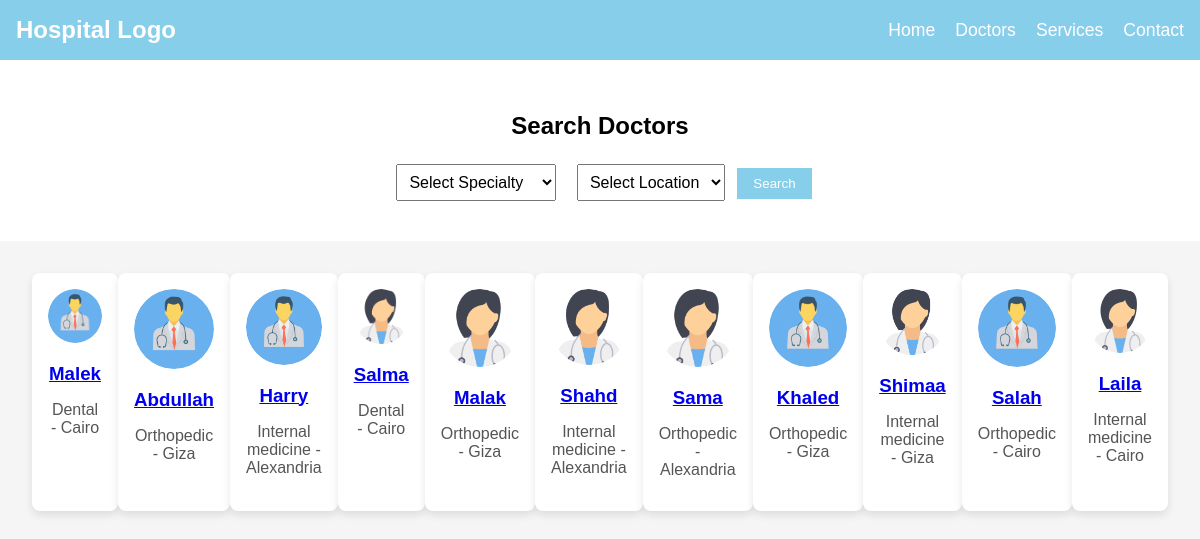
/home/, run on the app's committed database.
### HospitalSystem/models.py (models this page shows, shortened)
class Doctor(models.Model):
    name = models.CharField(max_length=100)
    specialty = models.CharField(max_length=100)
    location = models.CharField(max_length=100)
    image = models.ImageField(upload_to='doctor_images/', null=True, blank=True)

### HospitalSystem/views.py (the view)
# urls.py: path("home/",views.search_doctors , name='index'),
def search_doctors(request):
    specialty = request.GET.get('specialty', '')
    location = request.GET.get('location', '')
    doctors = Doctor.objects.all()
    if specialty:
        doctors = doctors.filter(specialty__icontains=specialty)
    if location:
        doctors = doctors.filter(location__icontains=location)
    return render(request, 'HospitalSystem/index.html', {'doctors': doctors})

### HospitalSystem/templates/HospitalSystem/index.html (shortened to what this page needs)
<!DOCTYPE html>
<html lang="en">
<head>
  {% load static %}
    <link rel="stylesheet" href="{% static 'HospitalSystem\styles.css' %}">
</head>
<body>
    <nav class="navbar">
        <div class="logo">Hospital Logo</div>
        <ul class="nav-links">
            <li><a href="#">Home</a></li>
            <li><a href="#">Doctors</a></li>
            <li><a href="#">Services</a></li>
            <li><a href="#">Contact</a></li>
        </ul>
    </nav>
    <div class="search-container">
        <h2>Search Doctors</h2>
        <form method="GET" action="{% url 'index' %}">
            <select name="specialty">
                <option value="">Select Specialty</option>
            </select>
            <select name="location">
                <option value="">Select Location</option>
            </select>
            <button type="submit">Search</button>
        </form>
    </div>
    <section class="doctors-section">
        {% for doctor in doctors %}
            <div class="doctor-card">
              {% if doctor.image %}
                <img src="{{ doctor.image.url }}" alt="{{ doctor.name }}">
              {% else %}
                <p>No image available</p>
              {% endif %}
              <h3><a href="{% url 'doctord' doctor.id %}">{{ doctor.name }}</a></h3>
                <p>{{ doctor.specialty }} - {{ doctor.location }}</p>
            </div>
        {% empty %}
            <p>No doctors found matching your criteria.</p>
        {% endfor %}
    </section>
</body>
</html>

### HospitalSystem/static/HospitalSystem/styles.css (style rules this page uses)
body { font-family: Arial, sans-serif; margin: 0; padding: 0; background-color: #f5f5f5; }
.navbar { background-color: #87CEEB; padding: 1rem; display: flex; justify-content: space-between; align-items: center; color: white; }
.navbar .logo { font-size: 1.5rem; font-weight: bold; }
.navbar .nav-links { list-style-type: none; margin: 0; padding: 0; display: flex; }
.navbar .nav-links li { margin-left: 20px; }
.navbar .nav-links li a { color: white; text-decoration: none; font-size: 1.1rem; }
.search-container { padding: 2rem; background-color: white; text-align: center; }
.search-container h2 { margin-bottom: 1rem; }
.search-container select { padding: 0.5rem; margin: 0.5rem; font-size: 1rem; }
.search-container button { padding: 0.5rem 1rem; background-color: #87CEEB; color: white; border: none; cursor: pointer; }
.doctors-section { display: flex; justify-content: space-around; padding: 2rem; }
.doctor-card { background-color: white; padding: 1rem; border-radius: 8px; width: 200px; text-align: center; box-shadow: 0 4px 8px rgba(0, 0, 0, 0.1); }
.doctor-card img { width: 100%; border-radius: 50%; }
.doctor-card h3 { margin: 1rem 0 0.5rem; }
.doctor-card p { color: #555; }

### data on the page
Doctor: image (picture), name "Malek", specialty "Dental", location "Cairo"
Doctor: image (picture), name "Abdullah", specialty "Orthopedic", location "Giza"
Doctor: image (picture), name "Harry", specialty "Internal medicine", location "Alexandria"
Doctor: image (picture), name "Salma", specialty "Dental", location "Cairo"
Doctor: image (picture), name "Malak", specialty "Orthopedic", location "Giza"
Doctor: image (picture), name "Shahd", specialty "Internal medicine", location "Alexandria"
Doctor: image (picture), name "Sama", specialty "Orthopedic", location "Alexandria"
Doctor: image (picture), name "Khaled", specialty "Orthopedic", location "Giza"
Doctor: image (picture), name "Shimaa", specialty "Internal medicine", location "Giza"
Doctor: image (picture), name "Salah", specialty "Orthopedic", location "Cairo"
Doctor: image (picture), name "Laila", specialty "Internal medicine", location "Cairo"
